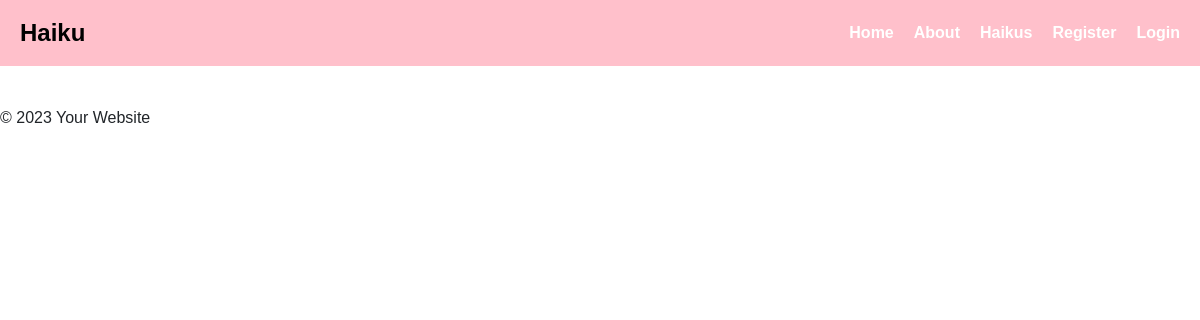
The app's page /haikus/, older data.
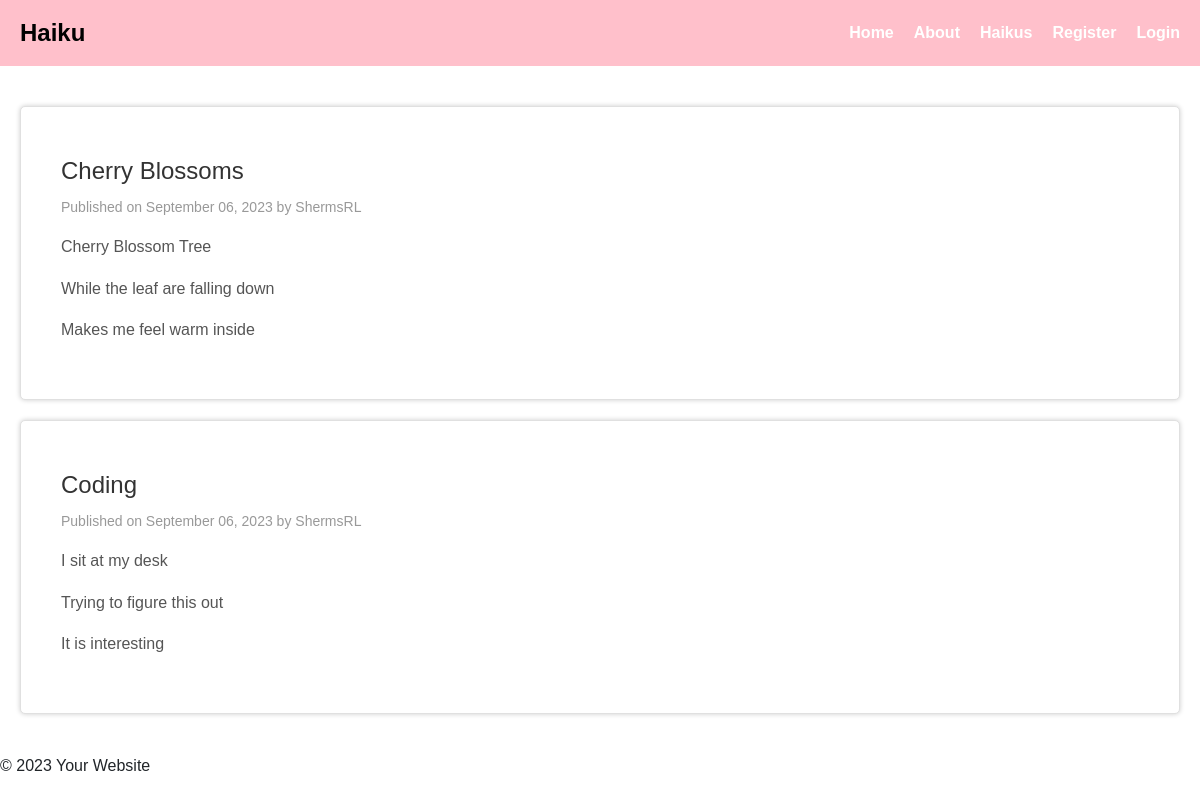
The same page, newer data.
### website/models.py (models this page shows, shortened)
class Post(models.Model):
    title = models.CharField(max_length=100)
    haiku1 = models.TextField()
    haiku2 = models.TextField()
    haiku3 = models.TextField()
    date_posted = models.DateTimeField(default=timezone.now)
    author = models.ForeignKey(User, on_delete=models.CASCADE)

### website/views.py (the view)
# urls.py: path('haikus/', views.haikus, name='website-haikus'),
def haikus(request):
    context = {
        'haikus': Post.objects.all()
    }
    return render(request, 'website/haikus.html', context)

### website/templates/website/haikus.html
{% extends "website/base.html" %}
{% block content %}
{% for haiku in haikus %}
    <section class="blog-post">
        <div class="container">
            <h1>{{ haiku.title }}</h1>
            <p class="meta">Published on {{ haiku.date_posted|date:"F d, Y" }} by {{ haiku.author }}</p>
            <p> {{ haiku.haiku1 }} </p>
            <p> {{ haiku.haiku2 }} </p>
            <p> {{ haiku.haiku3 }} </p>
        </div>
    </section>
{% endfor %}
{% endblock content %}

### website/templates/website/base.html (shortened to what this page needs)
<!DOCTYPE html>
<html lang="en">
<head>
    {% load static %}
    <link href="https://cdn.jsdelivr.net/npm/bootstrap@5.3.1/dist/css/bootstrap.min.css" rel="stylesheet">
    <link rel="stylesheet" type="text/css" href="{% static 'website/main.css' %}" />
</head>
<body>
    <nav class="navbar">
        <div class="navbar-brand">
            <span>Haiku</span>
        </div>
        <ul class="navbar-menu">
            <li><a href="{% url 'website-home' %}">Home</a></li>
            <li><a href="{% url 'website-about' %}">About</a></li>
            <li><a href="{% url 'website-haikus' %}">Haikus</a></li>
            {% if user.is_authenticated %}
            <li><a href="{% url 'users-profile' %}">Profile</a></li>
            <li><a href="{% url 'users-logout' %}">Logout</a></li>
            {% else %}
            <li><a href="{% url 'users-register' %}">Register</a></li>
            <li><a href="{% url 'users-login' %}">Login</a></li>
            {% endif %}
        </ul>
    </nav>
    <div class="container">
        {% block content %}{% endblock %}
    </div>
</body>
<footer>
    <p>&copy; 2023 Your Website</p>
</footer>
</html>

### website/static/website/main.css (style rules this page uses)
body, ul { margin: 0; padding: 0; }
body { font-family: Arial, sans-serif; }
.container { max-width: 1200px; margin: 0 auto; padding: 20px; }
.navbar { background-color: #FFC0CB; color: #fff; padding: 10px 0; display: flex; justify-content: space-between; align-items: center; }
.navbar-brand { font-size: 24px; font-weight: bold; margin-left: 20px; }
.navbar-menu { list-style: none; display: flex; gap: 20px; margin-right: 20px; }
.navbar-menu li a { text-decoration: none; color: #fff; font-weight: bold; transition: color 0.3s; }
.blog-post { background-color: #fff; padding: 20px; margin: 20px 0; border: 1px solid #e0e0e0; border-radius: 5px; box-shadow: 0 0 5px rgba(0, 0, 0, 0.2); }
.blog-post h1 { font-size: 24px; color: #333; margin: 10px 0; }
.blog-post .meta { font-size: 14px; color: #999; }
.blog-post p { font-size: 16px; line-height: 1.6; color: #555; }

Row changes from the older to the newer data that the page shows:
added Post: title "Cherry Blossoms", date_posted "September 06, 2023", author "ShermsRL", haiku1 "Cherry Blossom Tree", haiku2 "While the leaf are falling down", haiku3 "Makes me feel warm inside"
added Post: title "Coding", date_posted "September 06, 2023", author "ShermsRL", haiku1 "I sit at my desk", haiku2 "Trying to figure this out", haiku3 "It is interesting"
